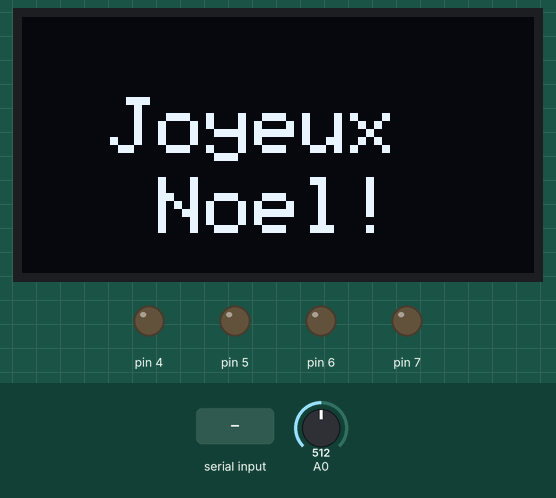
This sketch was run on a simulated Arduino Uno, built with avr-gcc and run on an emulated ATmega328P. Parts: 128×64 one-colour display, output pins drawn as LEDs (lit = HIGH). The inputs (shaded band) are chosen by the test bench; at power-on: A0 = 512. What the sketch prints to the serial monitor is not drawn.

Above: at 0.1 s.
At 4.8 s:
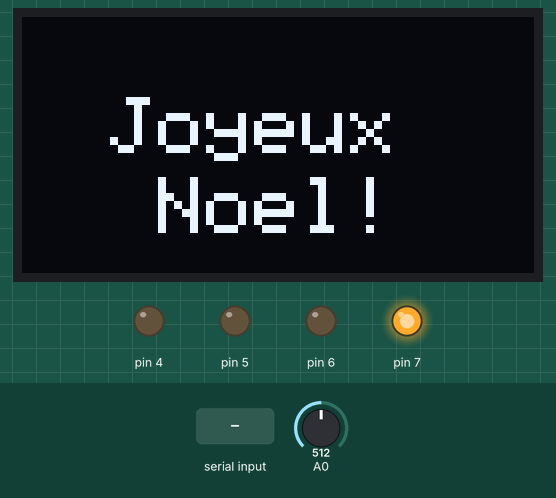
4.9 s: "1\n" received over the second serial link
At 41.2 s:
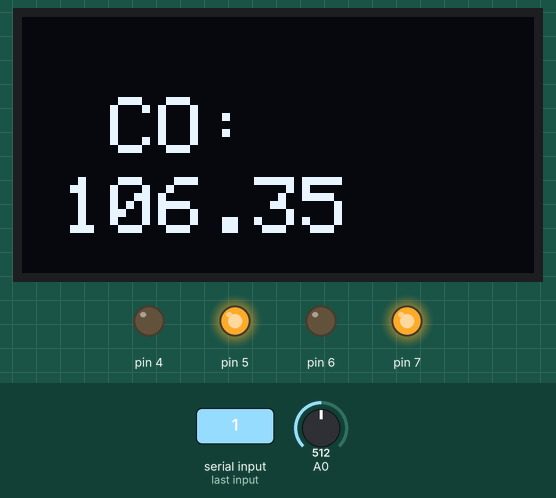
Timing chart, 0 to 41.6 s (numbered marks = the images above; inputs shaded):
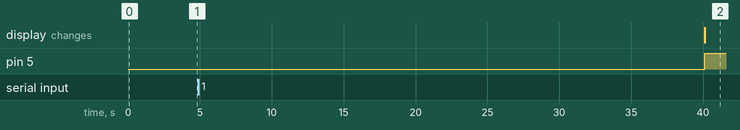

The sketch:

piste_bleue.ino
```cpp
#include <Wire.h>
#include <Adafruit_GFX.h>
#include <Adafruit_SSD1306.h>
#include <SoftwareSerial.h>

SoftwareSerial loraSerial(10,11);

//----------------CONFIGURATION OLED----------------------//
// Taille de l'écran OLED (peut varier selon le modèle, ici 128x64)
#define SCREEN_WIDTH 128
#define SCREEN_HEIGHT 64

// Adresse I2C de l'écran OLED (par défaut : 0x3C)
#define OLED_ADDR 0x3C

// Déclaration de l'objet écran
Adafruit_SSD1306 display(SCREEN_WIDTH, SCREEN_HEIGHT, &Wire, -1);


//---------------CONFIGURATION CAPTEUR GAZ---------------//
const float RL_VALUE = 10.0; // Résistance de charge (en kΩ)
const float RO_CLEAN_AIR_FACTOR = 6.5; // Facteur Ro pour l'air propre (selon la datasheet)

float Ro = 10.0; // Résistance Ro initiale
float COCurve[3] = {2.3, 0.72, -0.34}; // Courbe pour le CO

void setup() {

  //---------------------Init OLED---------------------------------//
  Serial.println(F("Initialisation de l'OLED..."));
  // Initialisation de l'écran OLED
  Serial.begin(9600);
  if (!display.begin(SSD1306_SWITCHCAPVCC, OLED_ADDR)) {
    Serial.println(F("Échec de l'initialisation de l'écran OLED !"));
    while (true); // Bloque si l'écran ne démarre pas
  }
  // Efface l'écran
  display.clearDisplay();
  // Affichage du message "Joyeux Noël"
  display.setTextSize(2);         // Taille du texte (1 = petit, 2 = moyen, etc.)
  display.setTextColor(SSD1306_WHITE); // Couleur du texte (blanc sur fond noir)

  display.setCursor(10, 20);     // Position du texte (x=10, y=20)
  display.println(F(" Joyeux"));
  display.setCursor(10, 40);     // Position pour la ligne suivante
  display.println(F("  Noel!"));

  display.display(); // Met à jour l'affichage

  //----------------------Init LoRa-----------------------//
  loraSerial.begin(57600);
  pinMode(7,OUTPUT);

  Serial.println(F("Initialisation du RN2483..."));
  delay(1000);

  //Configuration
  digitalWrite(7,LOW);
  delay(1000);
  digitalWrite(7,HIGH);

  sendCommand(F("sys get ver"));
  delay(1000);
  sendCommand(F("mac set deveui a201a835645792c1"));
  delay(1000);
  sendCommand(F("mac get deveui"));
  delay(1000);
  sendCommand(F("mac set appeui a330a043fa4c27d3"));
  delay(1000);
  sendCommand(F("mac get appeui"));
  delay(1000);
  sendCommand(F("mac set appkey c2166795d078edc076cb9e9cc7143140"));
  delay(1000);

  //Connection
  sendCommand(F("mac join otaa"));

  //----------Init Gurlande---------------//
  pinMode(4,OUTPUT);
  pinMode(5,OUTPUT);
  pinMode(6,OUTPUT);

  //-----------Gas sensor------------------//
  Serial.println("Calibrating the sensor...");
  Ro = calibrateSensor();
  Serial.print("Calibration done! Ro = ");
  Serial.print(Ro);
  Serial.println(" kΩ");
}

void loop() {
  if (loraSerial.available()){
    String response = loraSerial.readStringUntil('\n');
    Serial.println("RN2483: " + response);
  }

  if (Serial.available()){
    String command = Serial.readStringUntil('\n');
    sendCommand(command);
  }

  float rs = readSensor(A0); // Lire Rs
  float ratio = rs / Ro; // Calculer Rs/Ro
  float ppm = getGasPPM(ratio, COCurve); // Convertir en ppm pour le CO

  display.clearDisplay();
  display.setCursor(10, 20);     // Position du texte (x=10, y=20)
  display.println(F(" CO:"));
  display.setCursor(10, 40);     // Position pour la ligne suivante
  display.println(ppm);

  display.display(); // Met à jour l'affichage

  //----------Guirlande------------//
  if (ppm<100){
    digitalWrite(4,HIGH);
    digitalWrite(5,LOW);
    digitalWrite(6,LOW);
  } else if ((ppm>100) && (ppm<200)){
    digitalWrite(5,HIGH);
    digitalWrite(4,LOW);
    digitalWrite(6,LOW);
  } else if (ppm>200){
    digitalWrite(6,HIGH);
    digitalWrite(4,LOW);
    digitalWrite(5,LOW);
  }


  // Envoi de la valeur ppm via LoRa
  sendPPMData(ppm);

  delay(1000);

}

void sendCommand(String command){
  while (loraSerial.available()){
    loraSerial.read();
  }
  loraSerial.println(command);
  Serial.println("Envoye : " + command);
  delay(1000);
  if (loraSerial.available()){
    String response = loraSerial.readStringUntil('\n');
    Serial.println("RN2483: " + response);
  }
}


// Fonction pour lire la résistance Rs
float readSensor(int pin) {
  int rawValue = analogRead(pin);
  float voltage = (rawValue / 1023.0) * 5.0; // Convertir en tension
  float rs = (5.0 - voltage) / voltage * RL_VALUE; // Calculer Rs
  return rs;
}

// Fonction de calibration
float calibrateSensor() {
  float rs = 0.0;
  for (int i = 0; i < 50; i++) {
    rs += readSensor(A0);
    delay(500);
  }
  rs = rs / 50.0; // Moyenne des valeurs lues
  return rs / RO_CLEAN_AIR_FACTOR; // Calculer Ro
}

// Fonction pour calculer le ppm
float getGasPPM(float ratio, float *curve) {
  return pow(10, ((log10(ratio) - curve[1]) / curve[2]) + curve[0]);
}

void sendPPMData(float ppm) {
  // Convertir le ppm en entier pour l'envoyer via LoRa (arrondi si nécessaire)
  int ppmInt = (int)ppm;

  // Convertir la valeur en hexadécimal
  String hexPayload = String(ppmInt, HEX);

  // Assurez-vous que la longueur de la chaîne est pair (Le module LoRa nécessite des octets pairs)
  if (hexPayload.length() % 2 != 0) {
    hexPayload = "0" + hexPayload; // Ajouter un zéro au début si la longueur est impaire
  }

  // Préparer la commande pour l'envoi via LoRa
  String command = "mac tx cnf 1 " + hexPayload;
  sendCommand(command); // Envoi de la commande avec le payload hexadécimal
}
```
